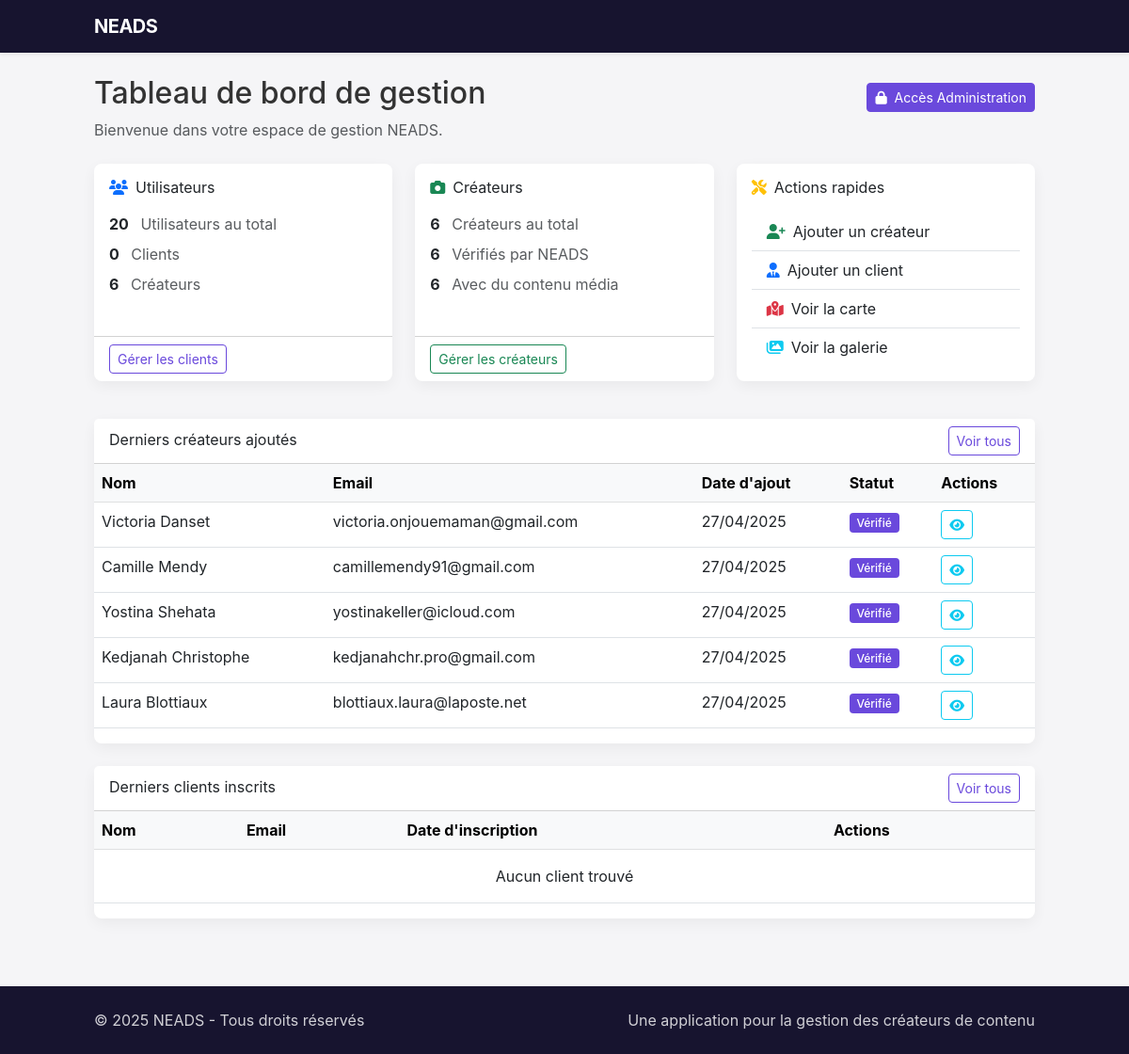
/gestion/ (signed in), run on the app's committed database.
### neads/creators/models.py (models this page shows, shortened)
class Creator(models.Model):
    GENDER_CHOICES = (
        ('M', 'Homme'),
        ('F', 'Femme'),
        ('O', 'Autre'),
    )
    CONTENT_TYPE_CHOICES = (
        ('video', 'Vidéo'),
        ('image', 'Image'),
        ('audio', 'Audio'),
        ('ugc_duo', 'UGC Duo'),
        ('animal', 'Animal'),
    )
    user = models.OneToOneField(User, on_delete=models.SET_NULL, blank=True, null=True, related_name='creator_profile')
    first_name = models.CharField(max_length=50)
    last_name = models.CharField(max_length=50)
    full_name = models.CharField(max_length=100, blank=True)  # Auto-généré
    age = models.PositiveIntegerField(validators=[MinValueValidator(13), MaxValueValidator(100)])
    gender = models.CharField(max_length=1, choices=GENDER_CHOICES)
    featured_image = models.ImageField(upload_to=featured_image_upload_path, blank=True, null=True, verbose_name="Image mise en avant")
    youtube_link = models.URLField(max_length=255, blank=True, null=True, verbose_name="Chaîne YouTube")
    tiktok_link = models.URLField(max_length=255, blank=True, null=True, verbose_name="Profil TikTok")
    instagram_link = models.URLField(max_length=255, blank=True, null=True, verbose_name="Profil Instagram")
    location = models.ForeignKey(Location, on_delete=models.SET_NULL, null=True, related_name='creators')
    email = models.EmailField()
    phone = models.CharField(max_length=20, blank=True, null=True)
    domains = models.ManyToManyField(Domain, related_name='creators')
    bio = models.TextField(blank=True, null=True)
    equipment = models.CharField(max_length=255, blank=True, null=True)
    delivery_time = models.CharField(max_length=50, blank=True, null=True)
    content_types = models.ManyToManyField(ContentType, related_name='creators', blank=True)
    mobility = models.BooleanField(default=False)
    can_invoice = models.BooleanField(default=False)
    previous_clients = models.TextField(blank=True, null=True)
    average_rating = models.DecimalField(max_digits=3, decimal_places=2, default=0.0)
    total_ratings = models.PositiveIntegerField(default=0)
    verified_by_neads = models.BooleanField(default=False)
    created_at = models.DateTimeField(auto_now_add=True)
    updated_at = models.DateTimeField(auto_now=True)
    last_activity = models.DateTimeField(blank=True, null=True)

### neads/core/views.py (the view)
# urls.py: path('gestion/', views.management_dashboard, name='management_dashboard'),
@login_required
@role_required(['admin', 'consultant'])
def management_dashboard(request):
    user_stats = {
        'total': User.objects.count(),
        'clients': User.objects.filter(role='client').count(),
        'creators': Creator.objects.count(),
    }
    creator_stats = {
        'total': Creator.objects.count(),
        'verified': Creator.objects.filter(verified_by_neads=True).count(),
        'with_media': Creator.objects.filter(media__isnull=False).distinct().count(),
    }
    recent_creators = Creator.objects.all().order_by('-created_at')[:5]
    recent_users = User.objects.filter(role='client').order_by('-date_joined')[:5]
    context = {
        'user_stats': user_stats,
        'creator_stats': creator_stats,
        'recent_creators': recent_creators,
        'recent_users': recent_users,
        'user': request.user,
    }
    return render(request, 'core/management_dashboard.html', context)

### neads/core/models.py (called while the page is built)
    def has_role(self, role_name):
        return self.role == role_name

### templates/core/management_dashboard.html (shortened to what this page needs)
{% extends 'base.html' %} {% block title %}Gestion NEADS - Tableau de bord{%endblock %} {% block content %}
<div class="row">
  <div class="col-12 mb-4">
    <div class="d-flex justify-content-between align-items-center">
      <h1 class="h2">Tableau de bord de gestion</h1>
      <div>
        {% if user.role == 'admin' %}
        <a href="{% url 'admin_dashboard' %}" class="btn btn-sm btn-primary">
          <i class="fas fa-lock me-1"></i> Accès Administration
        </a>
        {% endif %}
      </div>
    </div>
    <p class="text-muted">
      Bienvenue dans votre espace de gestion NEADS.
    </p>
  </div>
</div>
<div class="row mb-4">
  <div class="col-md-4 mb-3">
    <div class="card h-100">
      <div class="card-body">
        <h5 class="card-title">
          <i class="fas fa-users me-2 text-primary"></i>Utilisateurs
        </h5>
        <div class="mt-3">
          <p class="mb-2">
            <span class="fw-bold me-2">{{ user_stats.total }}</span>
            <span class="text-muted">Utilisateurs au total</span>
          </p>
          <p class="mb-2">
            <span class="fw-bold me-2">{{ user_stats.clients }}</span>
            <span class="text-muted">Clients</span>
          </p>
          <p class="mb-0">
            <span class="fw-bold me-2">{{ creator_stats.total }}</span>
            <span class="text-muted">Créateurs</span>
          </p>
        </div>
      </div>
      <div class="card-footer bg-transparent">
        <a
          href="{% url 'client_list' %}"
          class="btn btn-sm btn-outline-primary"
        >
          Gérer les clients
        </a>
      </div>
    </div>
  </div>
  <div class="col-md-4 mb-3">
    <div class="card h-100">
      <div class="card-body">
        <h5 class="card-title">
          <i class="fas fa-camera me-2 text-success"></i>Créateurs
        </h5>
        <div class="mt-3">
          <p class="mb-2">
            <span class="fw-bold me-2">{{ creator_stats.total }}</span>
            <span class="text-muted">Créateurs au total</span>
          </p>
          <p class="mb-2">
            <span class="fw-bold me-2">{{ creator_stats.verified }}</span>
            <span class="text-muted">Vérifiés par NEADS</span>
          </p>
          <p class="mb-0">
            <span class="fw-bold me-2">{{ creator_stats.with_media }}</span>
            <span class="text-muted">Avec du contenu média</span>
          </p>
        </div>
      </div>
      <div class="card-footer bg-transparent">
        <a
          href="{% url 'creator_list' %}"
          class="btn btn-sm btn-outline-success"
        >
          Gérer les créateurs
        </a>
      </div>
    </div>
  </div>
  <div class="col-md-4 mb-3">
    <div class="card h-100">
      <div class="card-body">
        <h5 class="card-title">
          <i class="fas fa-tools me-2 text-warning"></i>Actions rapides
        </h5>
        <div class="list-group list-group-flush mt-3">
          <a
            href="{% url 'creator_list' %}"
            class="list-group-item list-group-item-action"
          >
            <i class="fas fa-user-plus me-2 text-success"></i>Ajouter un
            créateur
          </a>
          <a
            href="{% url 'client_list' %}"
            class="list-group-item list-group-item-action"
          >
            <i class="fas fa-user-tie me-2 text-primary"></i>Ajouter un client
          </a>
          <a
            href="{% url 'map_view' %}"
            class="list-group-item list-group-item-action"
          >
            <i class="fas fa-map-marked-alt me-2 text-danger"></i>Voir la carte
          </a>
          <a
            href="{% url 'gallery_view' %}"
            class="list-group-item list-group-item-action"
          >
            <i class="fas fa-images me-2 text-info"></i>Voir la galerie
          </a>
        </div>
      </div>
    </div>
  </div>
</div>
<div class="row mb-4">
  <div class="col-12">
    <div class="card">
      <div
        class="card-header bg-white d-flex justify-content-between align-items-center"
      >
        <h5 class="mb-0">Derniers créateurs ajoutés</h5>
        <a
          href="{% url 'creator_list' %}"
          class="btn btn-sm btn-outline-primary"
          >Voir tous</a
        >
      </div>
      <div class="card-body p-0">
        <div class="table-responsive">
          <table class="table table-hover">
            <thead class="table-light">
              <tr>
                <th>Nom</th>
                <th>Email</th>
                <th>Date d'ajout</th>
                <th>Statut</th>
                <th>Actions</th>
              </tr>
            </thead>
            <tbody>
              {% for creator in recent_creators %}
              <tr>
                <td>{{ creator.full_name }}</td>
                <td>{{ creator.email }}</td>
                <td>{{ creator.created_at|date:"d/m/Y" }}</td>
                <td>
                  {% if creator.verified_by_neads %}
                  <span class="badge bg-success">Vérifié</span>
                  {% else %}
                  <span class="badge bg-warning text-dark">En attente</span>
                  {% endif %}
                </td>
                <td>
                  <a
                    href="{% url 'creator_detail' creator_id=creator.id %}"
                    class="btn btn-sm btn-outline-info"
                  >
                    <i class="fas fa-eye"></i>
                  </a>
                </td>
              </tr>
              {% empty %}
              <tr>
                <td colspan="5" class="text-center py-3">
                  Aucun créateur trouvé
                </td>
              </tr>
              {% endfor %}
            </tbody>
          </table>
        </div>
      </div>
    </div>
  </div>
</div>
<div class="row">
  <div class="col-12">
    <div class="card">
      <div
        class="card-header bg-white d-flex justify-content-between align-items-center"
      >
        <h5 class="mb-0">Derniers clients inscrits</h5>
        <a href="{% url 'client_list' %}" class="btn btn-sm btn-outline-primary"
          >Voir tous</a
        >
      </div>
      <div class="card-body p-0">
        <div class="table-responsive">
          <table class="table table-hover">
            <thead class="table-light">
              <tr>
                <th>Nom</th>
                <th>Email</th>
                <th>Date d'inscription</th>
                <th>Actions</th>
              </tr>
            </thead>
            <tbody>
              {% for user in recent_users %}
              <tr>
                <td>{{ user.get_full_name }}</td>
                <td>{{ user.email }}</td>
                <td>{{ user.date_joined|date:"d/m/Y" }}</td>
                <td>
                  <a href="#" class="btn btn-sm btn-outline-info">
                    <i class="fas fa-eye"></i>
                  </a>
                </td>
              </tr>
              {% empty %}
              <tr>
                <td colspan="4" class="text-center py-3">
                  Aucun client trouvé
                </td>
              </tr>
              {% endfor %}
            </tbody>
          </table>
        </div>
      </div>
    </div>
  </div>
</div>
{% endblock %}

### templates/base.html (style rules this page uses)
:root { --primary-color: #17142f; --secondary-color: #6a49dc; --accent-color: #8974e8; --accent-color-2: #6a49dc; --text-color: #333333; --light-bg: #f5f5f7; --card-bg: #ffffff; --border-radius: 0.5rem; --shadow: 0 5px 15px rgba(0, 0, 0, 0.05); --hover-shadow: 0 8px 20px rgba(0, 0, 0, 0.1); }
body { font-family: "Inter", sans-serif; color: var(--text-color); background-color: var(--light-bg); }
.btn-primary { background-color: var(--secondary-color); border-color: var(--secondary-color); transition: all 0.3s ease; }
.btn-outline-primary { color: var(--secondary-color); border-color: var(--secondary-color); transition: all 0.3s ease; }
.badge { font-weight: 500; padding: 0.35em 0.65em; border-radius: 0.25rem; }
.card { transition: transform 0.3s ease, box-shadow 0.3s ease; border-radius: var(--border-radius); border: none; box-shadow: var(--shadow); }
.badge.bg-success { background-color: var(--secondary-color) !important; }

### data on the page
Creator: full_name "Victoria Danset", email "victoria.onjouemaman@gmail.com", created_at "27/04/2025", verified_by_neads "Vérifié"
Creator: full_name "Camille Mendy", email "camillemendy91@gmail.com", created_at "27/04/2025", verified_by_neads "Vérifié"
Creator: full_name "Yostina Shehata", email "yostinakeller@icloud.com", created_at "27/04/2025", verified_by_neads "Vérifié"
Creator: full_name "Kedjanah Christophe", email "kedjanahchr.pro@gmail.com", created_at "27/04/2025", verified_by_neads "Vérifié"
Creator: full_name "Laura Blottiaux", email "blottiaux.laura@laposte.net", created_at "27/04/2025", verified_by_neads "Vérifié"

### other printed values
{{ user_stats.total }} "20"
{{ user_stats.clients }} "0"
{{ creator_stats.total }} "6"
{{ creator_stats.verified }} "6"
{{ creator_stats.with_media }} "6"
